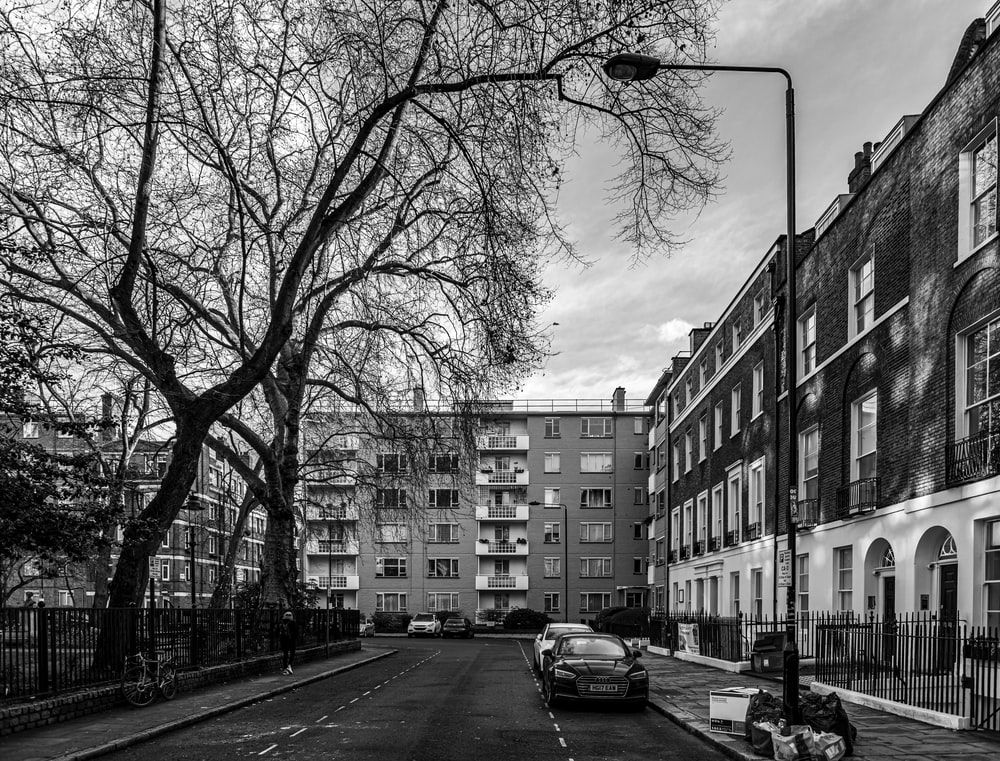
#> input picture GammaTransform/GrayImg.jpg, 1000 x 761 px
$ python GammaTransform.py
#> lines starting #> are read from the running program, lines starting #| are printed output that depends on the picture
import cv2

image = cv2.imread("GrayImg.jpg",0) #resmi grayscale olarak oku
#> image is the input picture: shape (761, 1000); min 0, max 255, mean 102.5

imageWidth = image.shape[1]
#> imageWidth = 1000
imageHeight = image.shape[0]
#> imageHeight = 761

xPos = 0
yPos = 0
gamma=0.5       #aydınlatmak için "0.5" karartmak için "2" kullandım

while xPos < imageWidth:
    while yPos < imageHeight:

        piksel=image.item(yPos,xPos)  # pikselin değeri okundu
        r = piksel / 255
        piksel=r**gamma  #gamma dönüşümü
        piksel=piksel*255  #0 ile 1 arasında olan değer 255 yani (L-1) ile çarpıldı 8 bite dönüştürüldü
        image.itemset((yPos,xPos),piksel)  # pikselin yeni değeri üzerine yazıldı

        yPos = yPos + 1

    yPos = 0
    xPos = xPos + 1
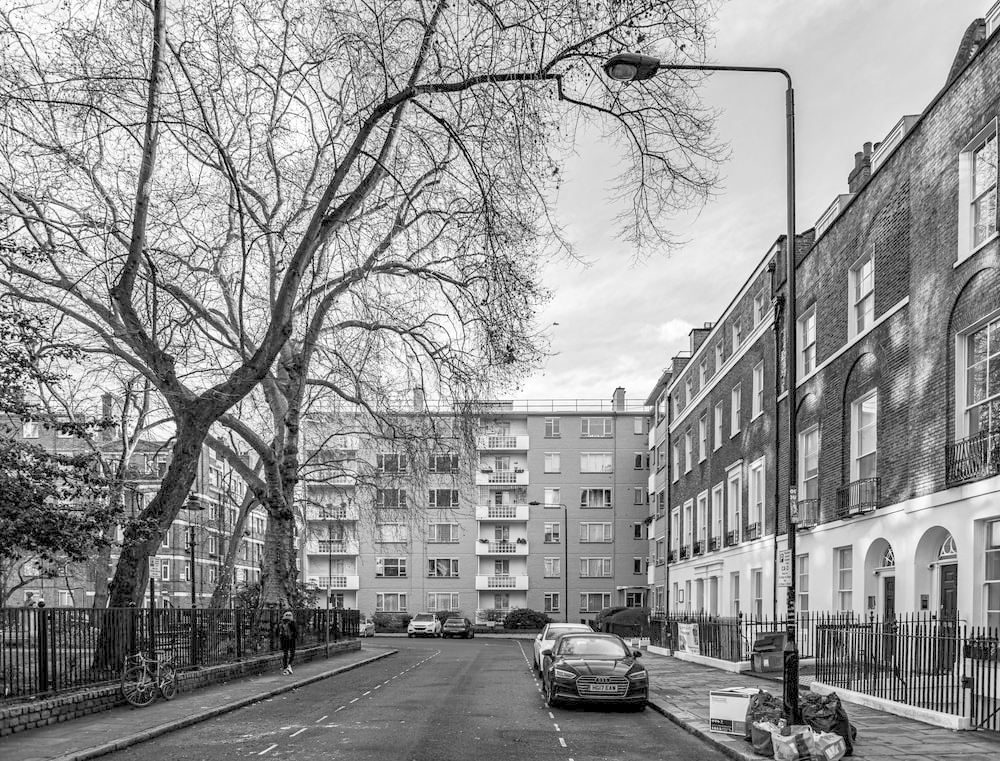
#> image: shape (761, 1000); min 0, max 255, mean 148.2
#> after the loop, xPos = 1000

cv2.imwrite("GammaLighter.jpg", image) #işlenmiş resmi kaydet
